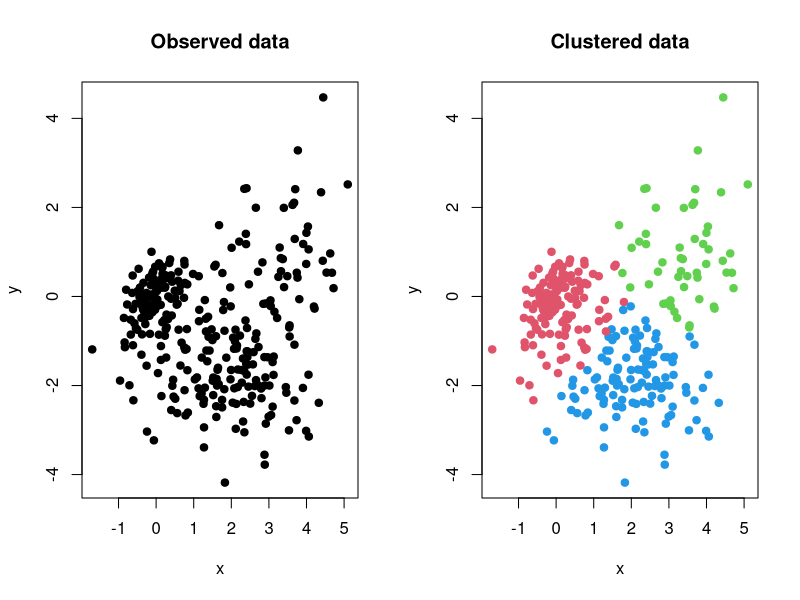

The R script that drew this image:
library(MASS)

sample_a <- mvrnorm(100, mu=c(0, 0), Sigma=0.2*matrix(c(1, 0.5, 0.5, 1), 2, 2))
sample_b <- mvrnorm(100, mu=c(3, 0), Sigma=matrix(c(1, 0.5, 0.5, 3), 2, 2))
sample_c <- mvrnorm(100, mu=c(1.5, -1.75), Sigma=0.5*matrix(c(2, 0.1, 0.1, 1), 2, 2))
true_labels <- c(rep(1, 100), rep(2, 100), rep(3, 100))

full_sample <- rbind(sample_a, sample_b, sample_c)

kmeans_object <- kmeans(full_sample, 3)
labels <- kmeans_object$cluster

pdf("clustered.pdf", width=10, height=6)
par(mfrow=c(1, 2))
plot(full_sample, pch=19, xlab="x", ylab="y", main="Observed data")
plot(full_sample, col=labels + 1, pch=19, xlab="x", ylab="y",
     main="Clustered data")
dev.off()
